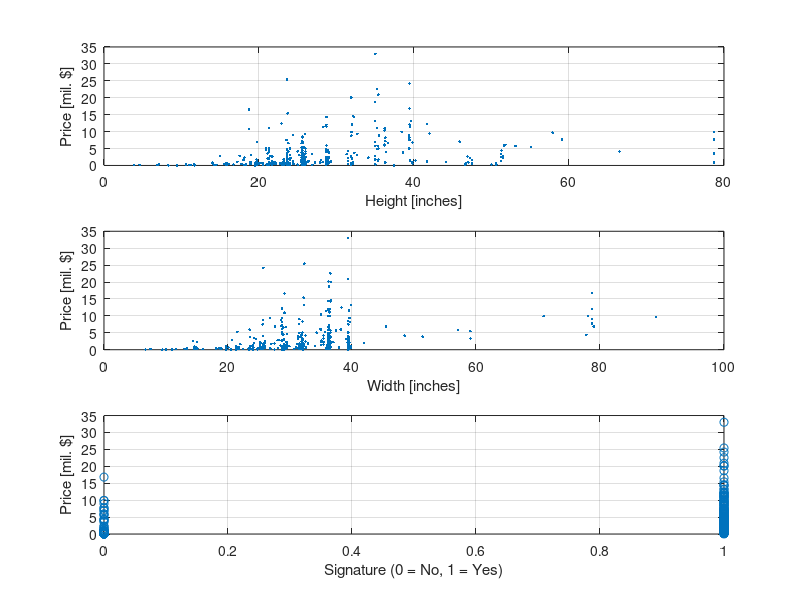

MATLAB code for this plot: (Note: this script raises an error after producing the figure.)
%% KMA/MME Model Quality Assesment

% Clear Sequence
clear all, close all %#ok<CLALL>

% Wait 0.01s (sometimes, clear all does not delete everything)
pause(0.01)

%% Load Data
% Price of Monet Paintings

% (price, height, width, signed, picture, house)
input = importdata('TableF4-1.csv');

y = input.data(:, 1);
X = input.data(:, 2:4);

n = size(X, 1);

%% Plot Data

figure
subplot(3, 1, 1), plot(X(:, 1), y, '.'), grid on
xlabel('Height [inches]'); ylabel('Price [mil. $]');

hold on

subplot(3, 1, 2), plot(X(:, 2), y, '.'), grid on
xlabel('Width [inches]'); ylabel('Price [mil. $]');

subplot(3, 1, 3), plot(X(:, 3), y, 'o'), grid on
xlabel('Signature (0 = No, 1 = Yes)'); ylabel('Price [mil. $]');

hold off

saveas(gcf, 'fig1', 'epsc')

%% Linear Model

[b, bint] = regress(y, [ones(n, 1), X]);

%% Regression Diagnostics

output = regstats(y, X, 'linear');

%% Leverage point detection

% Projection matrix given by X1 * inv(X1' * X1) * X1';
H = output.hatmat;
p = trace(H); % "Stopa matice", number of regression coeficients

% Find leverage points output.leverage = diag(H)
leverage1 = find(output.leverage > 2*p/n);

% Find leverage points with Cook distance
leverage2 = find(output.cookd > 4/n);

% Find leverage points with Welsch-Kuhn distance
leverage3 = find(output.dffits > 2*sqrt(p/n));

% Plot Cook Distance
figure; bar(output.cookd);
title('Cook Distance'), hold on;
ylabel('Cook distance'); xlabel('Data Point');
plot([0 n], [4/n 4/n], '--'); hold off;

saveas(gcf, 'fig2', 'epsc')

%% Residuals Normality

residuals = output.r;

% Lilliefors test
[h1, p1] = lillietest(residuals);

% Jarque - Bera test
[h2, p2] = jbtest(residuals);

% Chi2 test
[h3, p3] = chi2gof(residuals);

diary on

% Print Hypothesis and p-values
fprintf('H1 = %1.0f, P1 = %1.3f\n', [h1, p1])
fprintf('H2 = %1.0f, P2 = %1.3f\n', [h2, p2])
fprintf('H3 = %1.0f, P3 = %1.3f\n', [h3, p3])

diary off

%% Normal distribution of Residuals

figure; histfit(residuals);
title("Histogram of Residuals");
xlabel("Residual value"); ylabel("Number of occurences");

saveas(gcf, 'fig3', 'epsc')

%% Linearity Test

% Residuals to y
figure; plot(y, output.studres, '.');
title('Lineary predicted y to studentized residuals')

saveas(gcf, 'fig4', 'epsc')

%% Heteroscedasticity

% "2-vyberovy F-test shody dvou rozptylu"
% I need data in thirds, h = 1, therefore I reject H0 and accept HA
% H0: variances are the same, HA: variances are different
[h, p_h] = vartest2(output.r(y < quantile(y, 1/3)),...
                    output.r(y > quantile(y, 2/3)));

%% Dependence graphs

% Residuals to x_1, x_2, x_3 dependence
figure;
subplot(3, 1, 1); plot(X(:, 1), output.r, '.'); grid on;
[~, pr1] = vartest2(output.r(X(:, 1) < quantile(X(:, 1), 1/3)),...
                    output.r(X(:, 1) > quantile(X(:, 1), 2/3)));
               
subplot(3, 1, 2); plot(X(:, 2), output.r, '.'); grid on;
[~, pr2] = vartest2(output.r(X(:, 2) < quantile(X(:, 2), 1/3)),...
                    output.r(X(:, 2) > quantile(X(:, 2), 2/3)));

subplot(3, 1, 3); plot(X(:, 3), output.r, 'o'); grid on;
[~, pr3] = vartest2(output.r(X(:, 3) < quantile(X(:, 3), 1/3)),...
                    output.r(X(:, 3) > quantile(X(:, 3), 2/3)));

saveas(gcf, 'fig5', 'epsc')

%% Multicolinearity

% metoda parovych koeficientu korelace
[rho, pval] = corr(X); % H0: rho = 0 ... tj. statisticky nevyznamny

% metoda pomocnych regresi - zavislou promennou jsou postupne vsechny
% vysvetlujici promenne

Rj = zeros(size(X, 2), 1);

for j = 1:size(X, 2)
   Xj = [X(:, 1:j-1) X(:, j+1:size(X, 2))]; 
   R = regstats(X(:, j), Xj, 'linear', 'rsquare');
   Rj(j) = R.rsquare;
end

VIF = 1 ./ (1-Rj);

%% Autocorrelation

figure; plot(output.r(1:end-1), output.r(2:end), '.')
xlabel('e_i'); ylabel('e_(i+1)');

% End of Script